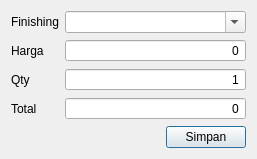
<?xml version="1.0" encoding="UTF-8"?>
<ui version="4.0">
 <class>FinishingDialog</class>
 <widget class="QDialog" name="FinishingDialog">
  <property name="geometry">
   <rect>
    <x>0</x>
    <y>0</y>
    <width>257</width>
    <height>156</height>
   </rect>
  </property>
  <property name="windowTitle">
   <string>Finishing</string>
  </property>
  <layout class="QVBoxLayout" name="verticalLayout">
   <item>
    <layout class="QFormLayout" name="formLayout">
     <item row="0" column="0">
      <widget class="QLabel" name="finishingLabel">
       <property name="text">
        <string>Finishing</string>
       </property>
      </widget>
     </item>
     <item row="1" column="0">
      <widget class="QLabel" name="hargaLabel">
       <property name="text">
        <string>Harga</string>
       </property>
      </widget>
     </item>
     <item row="1" column="1">
      <widget class="QSpinBox" name="hargaSpinBox">
       <property name="alignment">
        <set>Qt::AlignmentFlag::AlignRight|Qt::AlignmentFlag::AlignTrailing|Qt::AlignmentFlag::AlignVCenter</set>
       </property>
       <property name="buttonSymbols">
        <enum>QAbstractSpinBox::ButtonSymbols::NoButtons</enum>
       </property>
       <property name="accelerated">
        <bool>true</bool>
       </property>
       <property name="showGroupSeparator" stdset="0">
        <bool>true</bool>
       </property>
       <property name="maximum">
        <number>999999</number>
       </property>
       <property name="singleStep">
        <number>500</number>
       </property>
      </widget>
     </item>
     <item row="2" column="0">
      <widget class="QLabel" name="qtyLabel">
       <property name="text">
        <string>Qty</string>
       </property>
      </widget>
     </item>
     <item row="2" column="1">
      <widget class="QSpinBox" name="qtySpinBox">
       <property name="alignment">
        <set>Qt::AlignmentFlag::AlignRight|Qt::AlignmentFlag::AlignTrailing|Qt::AlignmentFlag::AlignVCenter</set>
       </property>
       <property name="buttonSymbols">
        <enum>QAbstractSpinBox::ButtonSymbols::NoButtons</enum>
       </property>
       <property name="accelerated">
        <bool>true</bool>
       </property>
       <property name="showGroupSeparator" stdset="0">
        <bool>true</bool>
       </property>
       <property name="minimum">
        <number>1</number>
       </property>
       <property name="maximum">
        <number>9999</number>
       </property>
      </widget>
     </item>
     <item row="3" column="0">
      <widget class="QLabel" name="totalLabel">
       <property name="text">
        <string>Total</string>
       </property>
      </widget>
     </item>
     <item row="3" column="1">
      <widget class="QSpinBox" name="totalSpinBox">
       <property name="alignment">
        <set>Qt::AlignmentFlag::AlignRight|Qt::AlignmentFlag::AlignTrailing|Qt::AlignmentFlag::AlignVCenter</set>
       </property>
       <property name="readOnly">
        <bool>true</bool>
       </property>
       <property name="buttonSymbols">
        <enum>QAbstractSpinBox::ButtonSymbols::NoButtons</enum>
       </property>
       <property name="accelerated">
        <bool>true</bool>
       </property>
       <property name="showGroupSeparator" stdset="0">
        <bool>true</bool>
       </property>
       <property name="maximum">
        <number>99999999</number>
       </property>
      </widget>
     </item>
     <item row="0" column="1">
      <widget class="QComboBox" name="finishingComboBox">
       <property name="editable">
        <bool>true</bool>
       </property>
      </widget>
     </item>
    </layout>
   </item>
   <item alignment="Qt::AlignmentFlag::AlignRight">
    <widget class="QPushButton" name="simpanButton">
     <property name="text">
      <string>Simpan</string>
     </property>
    </widget>
   </item>
  </layout>
 </widget>
 <tabstops>
  <tabstop>finishingComboBox</tabstop>
  <tabstop>hargaSpinBox</tabstop>
  <tabstop>qtySpinBox</tabstop>
  <tabstop>totalSpinBox</tabstop>
  <tabstop>simpanButton</tabstop>
 </tabstops>
 <resources/>
 <connections/>
</ui>
